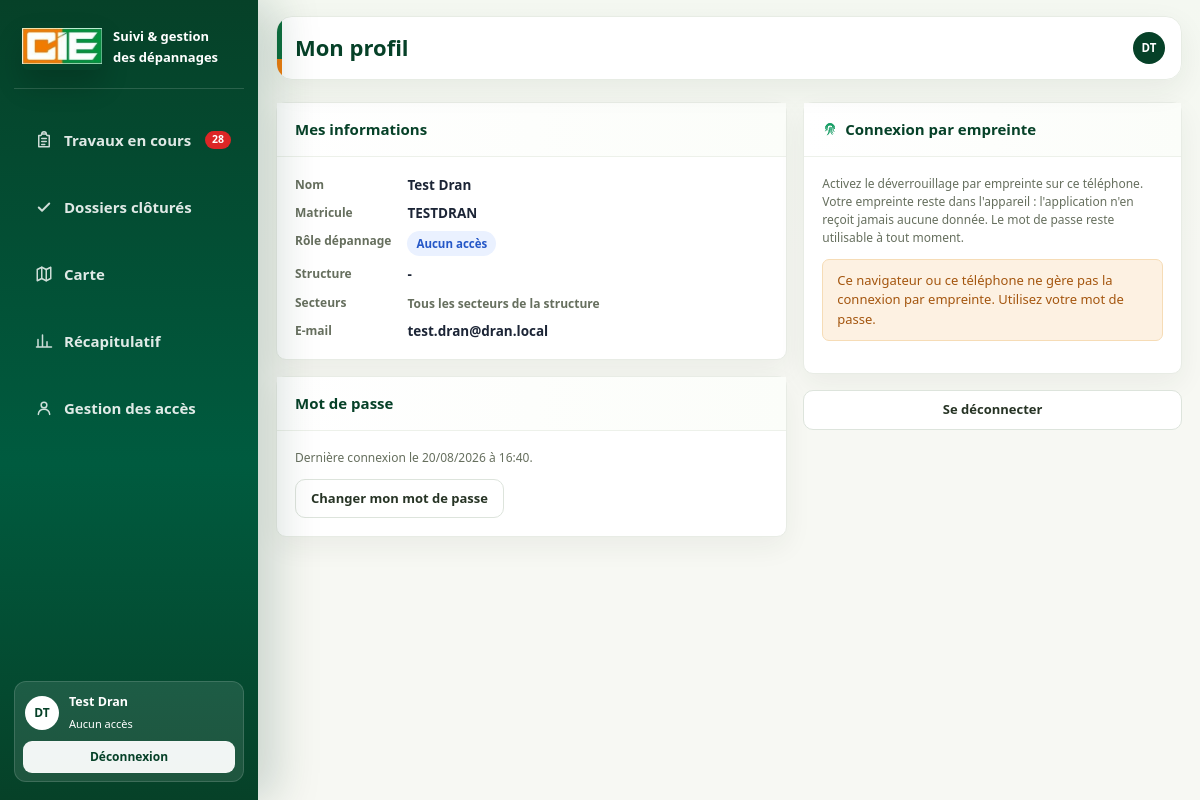
Page /dr_depannage/comptes/profil/ (signed in) on the committed database.
### core/models.py (models this page shows, shortened)
class Agent(AbstractBaseUser, PermissionsMixin):
    matricule = models.CharField(
        "matricule",
        max_length=30,
        unique=True,
        db_index=True,
        validators=[RegexValidator(r"^[A-Za-z0-9._-]{2,30}$", "Matricule invalide.")],
    )
    nom = models.CharField(max_length=80)
    prenoms = models.CharField(max_length=160)
    fonction = models.CharField(max_length=120, blank=True, default="")
    site = models.CharField(max_length=120, blank=True, default="")
    email = models.EmailField(max_length=255, blank=True, null=True, unique=True)
    direction = models.ForeignKey(
        DirectionRegionale,
        on_delete=models.PROTECT,
        related_name="agents",
        null=True,
        blank=True,
        verbose_name="direction régionale",
        help_text="Laisser vide pour un compte technique national (superutilisateur).",
    )
    must_change_password = models.BooleanField("doit changer son mot de passe", default=True)
    is_active = models.BooleanField("actif", default=True)
    is_staff = models.BooleanField("accès à l'administration", default=False)
    date_joined = models.DateTimeField(default=timezone.now)
    objects = AgentManager()
    USERNAME_FIELD = "matricule"
    REQUIRED_FIELDS = ["nom", "prenoms"]
    class Meta:
        verbose_name = "agent"
        verbose_name_plural = "agents"
        ordering = ["nom", "prenoms"]
    @property
    def premier_prenom(self) -> str:
        prenoms = (self.prenoms or "").strip()
        return prenoms.split()[0] if prenoms else ""
    def display_name(self) -> str:
        return f"{(self.nom or '').strip()} {self.premier_prenom}".strip()
    @property
    def profils(self) -> list[str]:
        return list(self.groups.values_list("name", flat=True))
    @property
    def profil(self) -> str:
        return next(iter(self.profils), "")

### comptes/views.py (the view)
# urls.py: path("profil/", views.profil, name="profil"),
@login_required
def profil(request):
    return render(
        request,
        "comptes/profil.html",
        {"rubrique": "profil", "cles": request.user.cles_webauthn.all()},
    )

### core/services/acces.py (called while the page is built)
def acces_pour(agent, code_application: str):
    from core.models import AccesApplication
    if not getattr(agent, "is_authenticated", False):
        return None
    return (
        AccesApplication.objects.filter(
            agent=agent, application__code=code_application, actif=True
        )
        .select_related("application")
        .first()
    )

def profil_de(agent, code_application: str) -> str:
    acces = acces_pour(agent, code_application)
    return acces.profil if acces else ""

def a_le_droit(agent, code_application: str, droit: str, catalogue_profils: dict) -> bool:
    if getattr(agent, "is_superuser", False):
        return True
    profil = profil_de(agent, code_application)
    if not profil:
        return False
    return droit in catalogue_profils.get(profil, {}).get("droits", [])

### depannages/context_processors.py (called while the page is built)
def badges_navigation(request):
    user = getattr(request, "user", None)
    if not user or not user.is_authenticated:
        return {}
    ouverts = list(
        Depannage.objects.pour_utilisateur(user)
        .en_cours()
        .only("date_saisie", "delai_applique_heures", "type_intervention", "statut")
    )
    en_retard = sum(1 for d in ouverts if d.etat_delai == EtatDelai.DEPASSE)
    return {
        "nb_travaux_en_cours": len(ouverts),
        "nb_alertes": en_retard,
    }

### depannages/models.py (called while the page is built)
    def en_cours(self):
        return self.filter(
            type_intervention=TypeIntervention.PROVISOIRE,
            statut__in=[Statut.SAISI, Statut.EN_COURS],
        )

    def pour_utilisateur(self, user):
        from depannages import permissions
        if permissions.est_admin(user):
            return self
        qs = self
        affectation = getattr(user, "affectation_depannage", None)
        structure_id = affectation.structure_id if affectation else None
        if structure_id:
            qs = qs.filter(
                models.Q(structure_id=structure_id)
                | models.Q(equipements__structure_id=structure_id)
            ).distinct()
        if not permissions.est_responsable(user) and affectation and affectation.secteurs.exists():
            qs = qs.filter(
                models.Q(secteur__in=affectation.secteurs.all()) | models.Q(secteur__isnull=True)
            )
        return qs

    @property
    def est_provisoire(self):
        return self.type_intervention == TypeIntervention.PROVISOIRE

    @property
    def est_ouvert(self):
        return self.est_provisoire and self.statut in {Statut.SAISI, Statut.EN_COURS}

### templates/comptes/profil.html (shortened to what this page needs)
{% extends "base.html" %}
{% load static depannage_extras %}
{% block titre_page %}Mon profil{% endblock %}
{% block contenu %}
<div class="grille deux">
  <div>
    <div class="carte" style="margin-bottom:16px">
      <div class="titre"><h2>Mes informations</h2></div>
      <div class="corps">
        <dl class="paire">
          <dt>Nom</dt><dd>{{ user.display_name }}</dd>
          <dt>Matricule</dt><dd>{{ user.matricule }}</dd>
          <dt>Rôle dépannage</dt><dd><span class="badge bleu">{{ user|profil_depannage|default:"Aucun accès" }}</span></dd>
          <dt>Structure</dt><dd>{{ user.affectation_depannage.structure.libelle|default:"-" }}</dd>
          <dt>Secteurs</dt>
          <dd>
            {% for secteur in user.affectation_depannage.secteurs.all %}
              <span class="badge gris">{{ secteur.libelle }}</span>
            {% empty %}
              <span class="aide">Tous les secteurs de la structure</span>
            {% endfor %}
          </dd>
          {% if user.email %}<dt>E-mail</dt><dd>{{ user.email }}</dd>{% endif %}
        </dl>
      </div>
    </div>
    <div class="carte" style="margin-bottom:16px">
      <div class="titre"><h2>Mot de passe</h2></div>
      <div class="corps">
        <p class="aide" style="margin-top:0">
          {% if user.must_change_password %}
            Vous utilisez encore le mot de passe provisoire reçu par courriel.
          {% elif user.last_login %}
            Dernière connexion le {{ user.last_login|date:"d/m/Y à H:i" }}.
          {% endif %}
        </p>
        <a href="{% url 'comptes:changer_mot_de_passe' %}" class="btn secondaire">
          Changer mon mot de passe
        </a>
      </div>
    </div>
  </div>
  <div>
    <div class="carte" style="margin-bottom:16px">
      <div class="titre"><h2><img src="{% static 'img/fingerprint.svg' %}" alt="" class="titre-icone"> Connexion par empreinte</h2></div>
      <div class="corps">
        <p class="aide" style="margin-top:0">
          Activez le déverrouillage par empreinte sur ce téléphone. Votre empreinte
          reste dans l'appareil : l'application n'en reçoit jamais aucune donnée.
          Le mot de passe reste utilisable à tout moment.
        </p>
        <div id="bloc-indisponible" style="display:none">
          <div class="message warning">
            Ce navigateur ou ce téléphone ne gère pas la connexion par empreinte.
            Utilisez votre mot de passe.
          </div>
        </div>
      </div>
    </div>
    <a href="{% url 'comptes:deconnexion' %}" class="btn secondaire" style="width:100%">
      Se déconnecter
    </a>
  </div>
</div>
{% endblock %}

### templates/base.html (shortened to what this page needs)
{% load static depannage_extras %}<!doctype html>
<html lang="fr">
<head>
  <link rel="stylesheet" href="{% static 'css/app.css' %}">
</head>
<body class="{% block body_class %}{% endblock %}">
<div class="app">
  <aside class="sidebar" id="sidebar">
    <div class="marque">
      <div class="logo cie"><img src="{% static 'img/Logo_CIE.jpg' %}" alt="CIE"></div>
      <div>
        <strong>Suivi &amp; gestion<br>des dépannages</strong>
      </div>
    </div>
    <nav>
      <a href="{% url 'depannages:travaux_en_cours' %}" class="{% if rubrique == 'travaux' %}actif{% endif %}">
        <span class="ico i-clipboard" aria-hidden="true"></span> Travaux en cours
        {% if nb_travaux_en_cours %}<span class="pastille">{{ nb_travaux_en_cours }}</span>{% endif %}
      </a>
      <a href="{% url 'depannages:dossiers_clotures' %}" class="{% if rubrique == 'clotures' %}actif{% endif %}">
        <span class="ico i-check" aria-hidden="true"></span> Dossiers clôturés
      </a>
      <a href="{% url 'depannages:carte' %}" class="{% if rubrique == 'carte' %}actif{% endif %}">
        <span class="ico i-map" aria-hidden="true"></span> Carte
      </a>
      <a href="{% url 'depannages:tableau_bord' %}" class="{% if rubrique == 'tableau_bord' %}actif{% endif %}">
        <span class="ico i-chart" aria-hidden="true"></span> Récapitulatif
      </a>
      {% if user.profil == 'Direction régionale' or user.profil == 'Responsable commercial' %}
        <a href="{% url 'comptes:gestion_acces' %}" class="{% if rubrique == 'acces' %}actif{% endif %}">
          <span class="ico i-user" aria-hidden="true"></span> Gestion des accès
        </a>
      {% endif %}
    </nav>
    <div class="pied">
      <a href="{% url 'comptes:profil' %}" class="profil-sidebar">
        <span class="avatar">{{ user|initiales_agent }}</span>
        <span>
          <strong>{{ user.display_name }}</strong>
          <small>{{ user|profil_depannage|default:"Aucun accès" }}</small>
        </span>
      </a>
      <a href="{% url 'comptes:deconnexion' %}" class="btn-deconnexion">Déconnexion</a>
    </div>
  </aside>
  <div class="principal">
    <header class="entete">
      <div class="entete-titre-bloc">
        <div>
          <h1>{% block titre_page %}Tableau de bord{% endblock %}</h1>
        </div>
      </div>
      <a href="{% url 'comptes:profil' %}" class="avatar-mobile-entete">{{ user|initiales_agent }}</a>
    </header>
    <main class="contenu">
      {% block contenu %}{% endblock %}
    </main>
  </div>
</div>
</body>
</html>

### rows in the picture
Agent: prenoms+nom "DT", display_name "Test Dran", id "Aucun accès", matricule "TESTDRAN", email "test.dran@dran.local", last_login "20/08/2026 à 16:40"

### other values in the picture
{{ nb_travaux_en_cours }} "28"
{{ user.affectation_depannage.structure.libelle|default:"-" }} "-"
